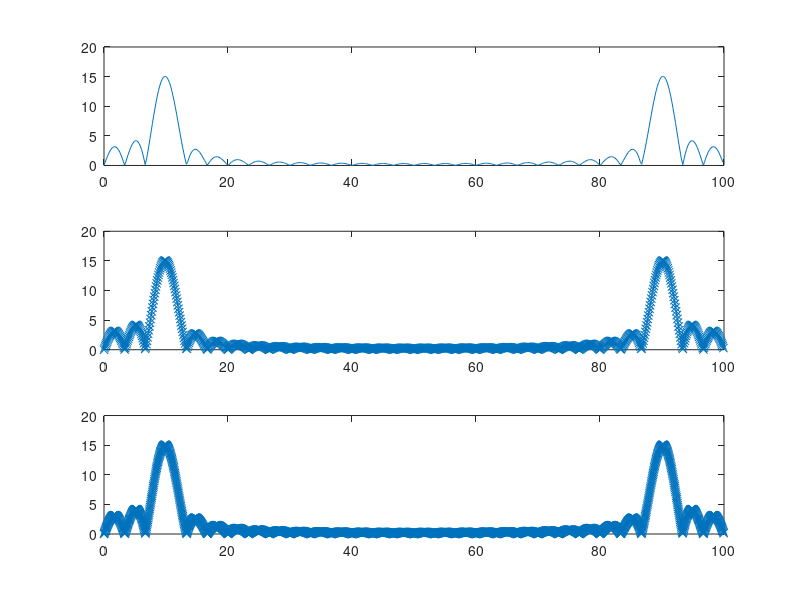

The MATLAB script that drew this image:
clc;
clear all;
f1=10;
fs=100;
n=[0:29];
x=sin(2*pi*(f1/fs)*n);
n1=512;
n2=1024;
n3=2048;
y1=abs(fft(x,n1));
y2=abs(fft(x,n2));
y3=abs(fft(x,n3));
F1=0:fs/n1:(fs-fs/n1);
f2=0:fs/n2:(fs-fs/n2);
f3=0:fs/n3:(fs-fs/n3);
subplot(3,1,1);
plot(F1,y1);
subplot(3,1,2);
plot(f2,y2,'-x');
subplot(3,1,3);
plot(f3,y3,'-x');

